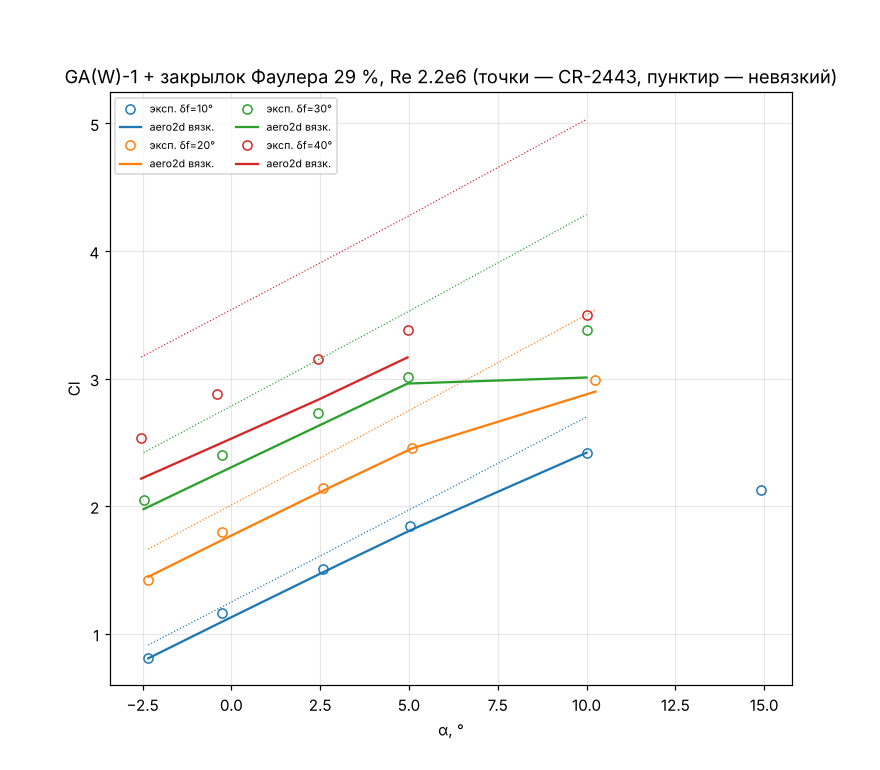

Write the Python code that produced this figure.
"""Сверка вязкого многоэлементного расчёта с продувками GA(W)-1 + 29 % закрылок
Фаулера (NASA CR-2443, рис. 7: Re = 2.2·10⁶, M = 0.21, переход на основном
элементе зафиксирован на 5 % хорды).

Запуск: python benchmarks/vs_gaw1_fowler.py [--defl 10 20 30 40] [--workers 4]
Результат: benchmarks/vs_gaw1_fowler.txt и .png
"""
from __future__ import annotations

import argparse
import multiprocessing as mp
import os
import sys
import time
import warnings

import numpy as np

HERE = os.path.dirname(os.path.abspath(__file__))
sys.path.insert(0, os.path.join(HERE, ".."))
sys.path.insert(0, HERE)
warnings.filterwarnings("ignore")

import gaw1_fowler as G   # noqa: E402


def run(task):
    np.seterr(all="ignore")
    d, alphas, ncrit, conf, mf = task
    from aero2d.multi import MultiPanelSolver
    from aero2d.mviscous import MultiViscousSolver, default_transition
    t0 = time.time()
    if d == 0:
        from aero2d.geometry import Airfoil
        from aero2d.viscous import ViscousSolver
        x = np.concatenate([G._X[::-1], G._X[1:]])
        y = np.concatenate([G._ZU[::-1], G._ZL[1:]])
        vs = ViscousSolver(Airfoil(x, y, "GA(W)-1"), G.RE, ncrit=ncrit, mach=G.MACH, xtr=(G.XTR, G.XTR))
        res = vs.polar(alphas)
        return dict(d=d, alpha=list(alphas), cl=[r.cl for r in res], cd=[r.cd for r in res],
                    conv=[bool(r.converged) for r in res], cl_inv=[np.nan] * len(alphas), time=time.time() - t0)
    els = G.configuration(d, n_main=200, n_flap=100)
    inv = MultiPanelSolver(els, chord=1.0)
    ms = MultiViscousSolver(els, G.RE, ncrit=ncrit, mach=G.MACH, xtr=default_transition(els, (G.XTR, G.XTR)),
                            n_panels=[180, 100], confluent=conf)
    ms.merge_factor = mf
    res = ms.polar(alphas)
    return dict(d=d, alpha=list(alphas), cl=[r.cl for r in res], cd=[r.cd for r in res],
                cl_main=[r.elements[0]["cl"] for r in res], cl_flap=[r.elements[1]["cl"] for r in res],
                conv=[bool(r.converged) for r in res],
                cl_inv=[inv.solve(a, G.MACH).cl for a in alphas], time=time.time() - t0)


def main():
    ap = argparse.ArgumentParser()
    ap.add_argument("--defl", type=int, nargs="+", default=[0, 10, 20, 30, 40])
    ap.add_argument("--workers", type=int, default=4)
    ap.add_argument("--ncrit", type=float, default=9.0)
    ap.add_argument("--confluent", action="store_true", help="со слиянием следа со слоем закрылка (экспериментально)")
    ap.add_argument("--merge-factor", type=float, default=1.0)
    ap.add_argument("--tag", default="", help="суффикс имён файлов результата")
    args = ap.parse_args()
    tasks = []
    for d in args.defl:
        e = G.EXP_CL[d]
        alphas = np.round(e[:, 0], 2)
        if d:
            alphas = alphas[alphas < 12]              # до срыва
        tasks.append((d, alphas, args.ncrit, args.confluent, args.merge_factor))
    with mp.get_context("fork").Pool(args.workers) as pool:
        out = pool.map(run, tasks)
    lines = ["GA(W)-1 + 29% Fowler (NASA CR-2443), Re 2.2e6, M 0.21, переход 5% (осн. элемент)",
             f"Ñкрит = {args.ncrit}; слияние следа со слоем закрылка: "
             f"{'нет' if not args.confluent else f'да (коэфф. {args.merge_factor:g})'}",
             " δf    α      Cl эксп  Cl расч  Cl невязк  ΔCl     Cd расч  сошлось"]
    allerr = []
    for o in out:
        e = G.EXP_CL[o["d"]]
        for i, a in enumerate(o["alpha"]):
            cle = e[np.argmin(np.abs(e[:, 0] - a)), 1]
            dcl = o["cl"][i] - cle
            if o["conv"][i]:
                allerr.append((o["d"], dcl))
            lines.append(f"{o['d']:3d}  {a:6.2f}   {cle:6.3f}   {o['cl'][i]:6.3f}   {o['cl_inv'][i]:7.3f}  "
                         f"{dcl:+6.3f}   {o['cd'][i]:7.4f}   {'да' if o['conv'][i] else 'НЕТ'}")
        lines.append(f"     ({o['time']:.0f} с)")
    if allerr:
        d_ = np.array([x[1] for x in allerr])
        lines.append(f"сошлось точек: {len(d_)}, ΔCl ср. {d_.mean():+.3f}, |ΔCl| ср. {np.abs(d_).mean():.3f}")
    txt = "\n".join(lines)
    print(txt)
    open(os.path.join(HERE, f"vs_gaw1_fowler{args.tag}.txt"), "w").write(txt + "\n")
    import matplotlib
    matplotlib.use("Agg")
    import matplotlib.pyplot as plt
    fig, ax = plt.subplots(figsize=(8, 7))
    for k, o in enumerate(out):
        c = f"C{k}"
        e = G.EXP_CL[o["d"]]
        ax.plot(e[:, 0], e[:, 1], "o", color=c, mfc="none", label=f"эксп. δf={o['d']}°")
        cl = np.where(o["conv"], o["cl"], np.nan)
        ax.plot(o["alpha"], cl, "-", color=c, label="aero2d вязк.")
        if o["d"]:
            ax.plot(o["alpha"], o["cl_inv"], ":", color=c, lw=0.8)
    ax.set_xlabel("α, °")
    ax.set_ylabel("Cl")
    ax.grid(alpha=0.3)
    ax.legend(fontsize=7, ncol=2)
    ax.set_title("GA(W)-1 + закрылок Фаулера 29 %, Re 2.2e6 (точки — CR-2443, пунктир — невязкий)")
    fig.savefig(os.path.join(HERE, f"vs_gaw1_fowler{args.tag}.png"), dpi=110)


if __name__ == "__main__":
    main()
